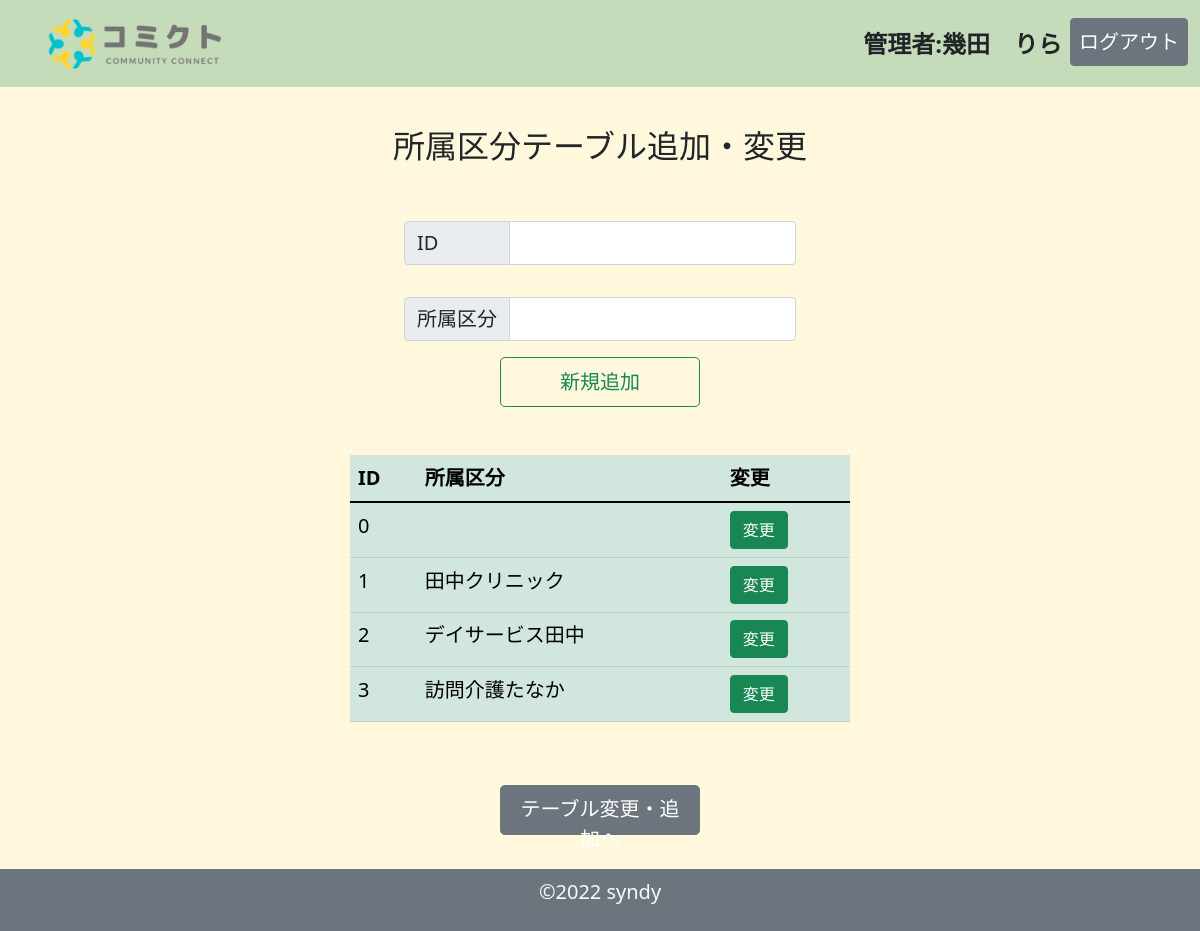
Before: /admin_belongs_read.php (signed in) with the older database file.
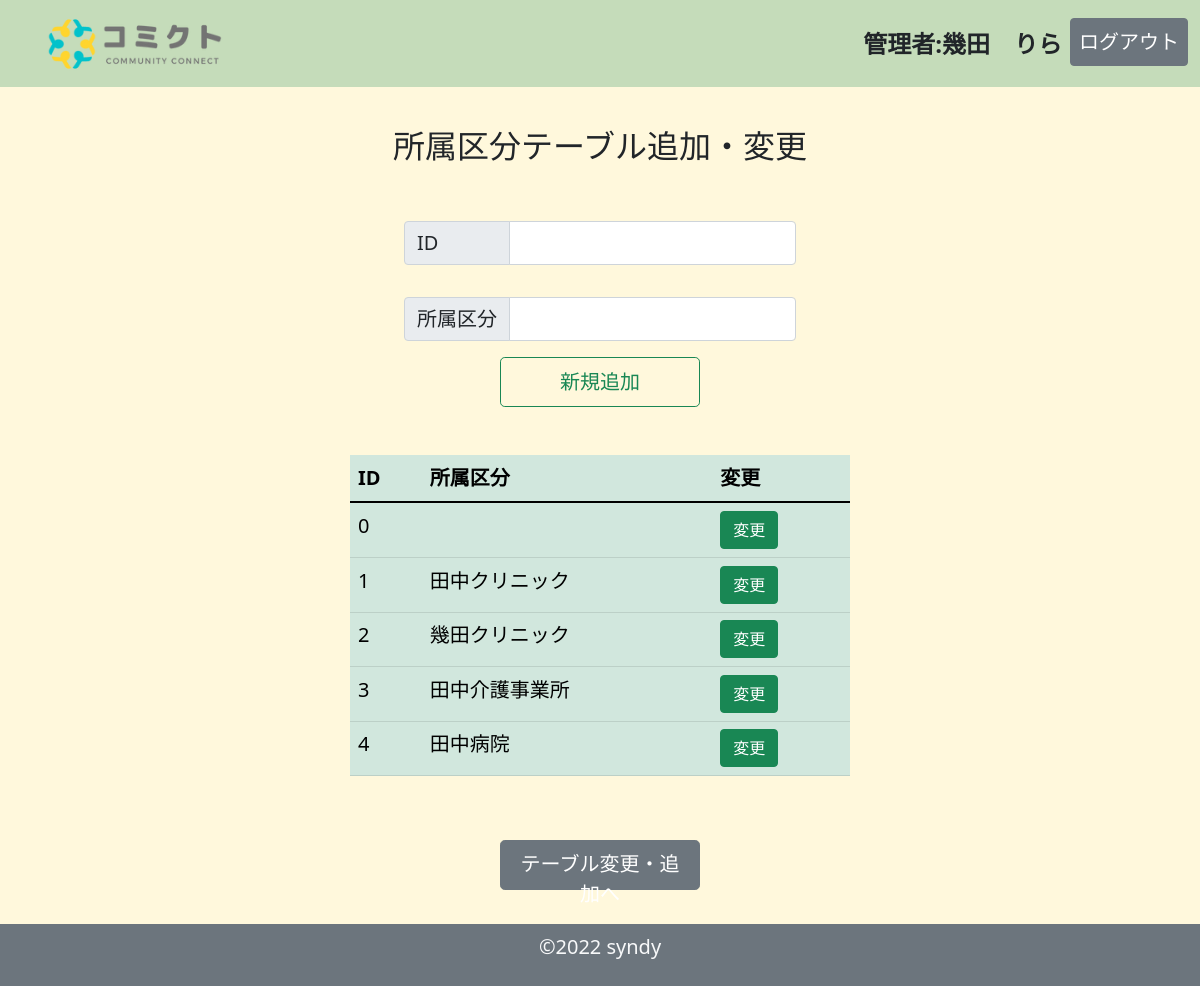
After: the same page with the newer database file.
### tables this page shows
CREATE TABLE `belongs_table` (
  `id` int(11) NOT NULL,
  `belongs_id` int(11) NOT NULL,
  `belongs` varchar(128) NOT NULL
);

### admin_belongs_read.php (the view, shortened to what this page needs)
<?php
$pdo = connect_to_db();
$sql = 'SELECT * FROM belongs_table ORDER BY belongs_id ASC';
$stmt = $pdo->prepare($sql);
try {
    $status = $stmt->execute();
} catch (PDOException $e) {
    echo json_encode(["sql error" => "{$e->getMessage()}"]);
    exit();
}
$result = $stmt->fetchAll(PDO::FETCH_ASSOC);
$output = "";
foreach ($result as $record) {
    $output .= "<tr><td>{$record['belongs_id']}</td><td>{$record['belongs']}</td>
    <td>
        <a href='admin_belongs_edit.php?id={$record["id"]}' class='btn btn-success' role='button'>変更</a>
      </td><tr>";
}
?>
<!DOCTYPE html>
<html lang="ja">
<head>
    <link href="https://cdn.jsdelivr.net/npm/bootstrap@5.1.3/dist/css/bootstrap.min.css" rel="stylesheet">
    <link rel="stylesheet" href="css/style_home_admin.css">
</head>
<body>
    <header>
        <nav class="navbar navbar-expand-lg navbar-light bg-success bg-opacity-25">
            <div class="container-fluid">
                <a class="navbar-brand" href="#">
                    <img src="img/comictlogo.png" alt="" width="250" height="60" class="d-inline-block align-text-top">
                </a>
                <div class="collapse navbar-collapse " id="navbarSupportedContent">
                    <ul class="navbar-nav me-auto">
                        <li class="nav-item">
                            <a class="nav-link" href="#"></a>
                        </li>
                        <li class="nav-item">
                            <a class="nav-link" href="#"></a>
                        </li>
                    </ul>
                    <ul class="navbar-nav">
                        <li class="nav-item">
                            <a class="nav-link text-dark fw-bold fs-4" href="#">管理者:<?= $_SESSION['mbname'] ?></a>
                        </li>
                        <li class="nav-item">
                            <a class="nav-link btn btn-secondary text-white fs-5 " href="logout.php" role="button">ログアウト</a>
                        </li>
                    </ul>
                </div>
            </div>
        </nav>
    </header>
    <main class="mb-5">
        <form action="admin_belongs_create.php" method="POST">
            <div class="container-fluid">
                <div class="row justify-content-center  g-2">
                    <p class="h2 text-center my-5">所属区分テーブル追加・変更</p>
                    <div class="input-group mb-3 justify-content-center" style="max-width: 400px;">
                        <span class="input-group-text fs-5" id="inputGroup-sizing-default" style="width: 106px;">ID</span>
                        <input type="text" name="id" class="form-control fs-5 " aria-label="Sizing example input" aria-describedby="inputGroup-sizing-default">
                    </div>
                    <div class="row justify-content-center  g-2">
                        <div class="input-group mb-3 justify-content-center" style="max-width: 400px;">
                            <span class="input-group-text fs-5" id="inputGroup-sizing-default">所属区分</span>
                            <input type="text" name="belongs" class="form-control fs-5 " aria-label="Sizing example input" aria-describedby="inputGroup-sizing-default">
                        </div>
                    </div>
                </div>
                <div class="container-fluid">
                    <div class="row justify-content-center">
                        <div class="col text-center mb-5">
                            <button class="btn btn-outline-success btn-lg fs-5" style="width: 200px;;height:50px">新規追加</button>
                        </div>
                    </div>
                </div>
            </div>
        </form>
        <div class="container-fluid">
            <div class="row justify-content-center  g-2">
                <div class="table-responsive">
                    <table class="table table-success table-hover mx-auto fs-5" style="max-width: 500px;">
                        <thead>
                            <tr>
                                <th scope="col">ID</th>
                                <th scope="col">所属区分</th>
                                <th scope="col">変更</th>
                            </tr>
                        </thead>
                        <tbody>
                            <?= $output ?>
                        </tbody>
                    </table>
                </div>
            </div>
        </div>
        <div class="container-fluid">
            <div class="row justify-content-center">
                <div class="col text-center my-5">
                    <a class="btn btn-secondary btn-lg fs-5" style="width: 200px;;height:50px" href="admin_tableadd.php" role="button">テーブル変更・追加へ</a>
                </div>
            </div>
        </div>
    </main>
    <footer class="footer fixed-bottom mt-auto py-2 bg-secondary text-light text-center fs-5 ">
        <div class="container">
            <p>&copy;2022 syndy </p>
        </div>
    </footer>
</body>
</html>

Changed rows visible on the page:
changed belongs_table: belongs "デイサービス田中" → "幾田クリニック"
changed belongs_table: belongs "訪問介護たなか" → "田中介護事業所"
added belongs_table: belongs "4", belongs "田中病院"
